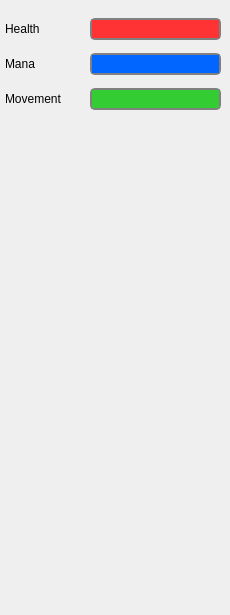
<ui version="4.0" >
 <class>RightWidget</class>
 <widget class="QWidget" name="RightWidget" >
  <property name="geometry" >
   <rect>
    <x>0</x>
    <y>0</y>
    <width>230</width>
    <height>615</height>
   </rect>
  </property>
  <property name="minimumSize" >
   <size>
    <width>230</width>
    <height>615</height>
   </size>
  </property>
  <property name="windowTitle" >
   <string>Form</string>
  </property>
  <widget class="QWidget" name="layoutWidget" >
   <property name="geometry" >
    <rect>
     <x>0</x>
     <y>5</y>
     <width>226</width>
     <height>121</height>
    </rect>
   </property>
   <layout class="QGridLayout" >
    <property name="leftMargin" >
     <number>5</number>
    </property>
    <property name="verticalSpacing" >
     <number>5</number>
    </property>
    <item row="0" column="0" >
     <widget class="QLabel" name="label_health" >
      <property name="sizePolicy" >
       <sizepolicy vsizetype="Preferred" hsizetype="Fixed" >
        <horstretch>0</horstretch>
        <verstretch>0</verstretch>
       </sizepolicy>
      </property>
      <property name="minimumSize" >
       <size>
        <width>80</width>
        <height>0</height>
       </size>
      </property>
      <property name="text" >
       <string>Health</string>
      </property>
     </widget>
    </item>
    <item row="0" column="1" >
     <widget class="QProgressBar" name="bar_health" >
      <property name="minimumSize" >
       <size>
        <width>0</width>
        <height>22</height>
       </size>
      </property>
      <property name="maximumSize" >
       <size>
        <width>16777215</width>
        <height>22</height>
       </size>
      </property>
      <property name="styleSheet" >
       <string>QProgressBar { border: 2px solid gray; border-radius: 5px; }
QProgressBar::chunk {background-color:#FF3333;}</string>
      </property>
      <property name="value" >
       <number>100</number>
      </property>
      <property name="textVisible" >
       <bool>false</bool>
      </property>
     </widget>
    </item>
    <item row="1" column="0" >
     <widget class="QLabel" name="label_mana" >
      <property name="sizePolicy" >
       <sizepolicy vsizetype="Preferred" hsizetype="Fixed" >
        <horstretch>0</horstretch>
        <verstretch>0</verstretch>
       </sizepolicy>
      </property>
      <property name="minimumSize" >
       <size>
        <width>80</width>
        <height>0</height>
       </size>
      </property>
      <property name="text" >
       <string>Mana</string>
      </property>
     </widget>
    </item>
    <item row="1" column="1" >
     <widget class="QProgressBar" name="bar_mana" >
      <property name="minimumSize" >
       <size>
        <width>0</width>
        <height>22</height>
       </size>
      </property>
      <property name="maximumSize" >
       <size>
        <width>16777215</width>
        <height>22</height>
       </size>
      </property>
      <property name="styleSheet" >
       <string>QProgressBar { border: 2px solid gray; border-radius: 5px; }
QProgressBar::chunk {background-color:#0066FF}</string>
      </property>
      <property name="value" >
       <number>100</number>
      </property>
      <property name="textVisible" >
       <bool>false</bool>
      </property>
     </widget>
    </item>
    <item row="2" column="0" >
     <widget class="QLabel" name="label_movement" >
      <property name="sizePolicy" >
       <sizepolicy vsizetype="Preferred" hsizetype="Fixed" >
        <horstretch>0</horstretch>
        <verstretch>0</verstretch>
       </sizepolicy>
      </property>
      <property name="minimumSize" >
       <size>
        <width>80</width>
        <height>0</height>
       </size>
      </property>
      <property name="text" >
       <string>Movement</string>
      </property>
     </widget>
    </item>
    <item row="2" column="1" >
     <widget class="QProgressBar" name="bar_movement" >
      <property name="minimumSize" >
       <size>
        <width>0</width>
        <height>22</height>
       </size>
      </property>
      <property name="maximumSize" >
       <size>
        <width>16777215</width>
        <height>22</height>
       </size>
      </property>
      <property name="styleSheet" >
       <string>QProgressBar { border: 2px solid gray; border-radius: 5px; }
QProgressBar::chunk {background-color:#33CC33;}</string>
      </property>
      <property name="value" >
       <number>100</number>
      </property>
      <property name="textVisible" >
       <bool>false</bool>
      </property>
     </widget>
    </item>
   </layout>
  </widget>
 </widget>
 <layoutdefault spacing="5" margin="5" />
 <resources/>
 <connections/>
 <designerdata>
  <property name="gridDeltaX" >
   <number>5</number>
  </property>
  <property name="gridDeltaY" >
   <number>5</number>
  </property>
  <property name="gridSnapX" >
   <bool>true</bool>
  </property>
  <property name="gridSnapY" >
   <bool>true</bool>
  </property>
  <property name="gridVisible" >
   <bool>true</bool>
  </property>
 </designerdata>
</ui>
